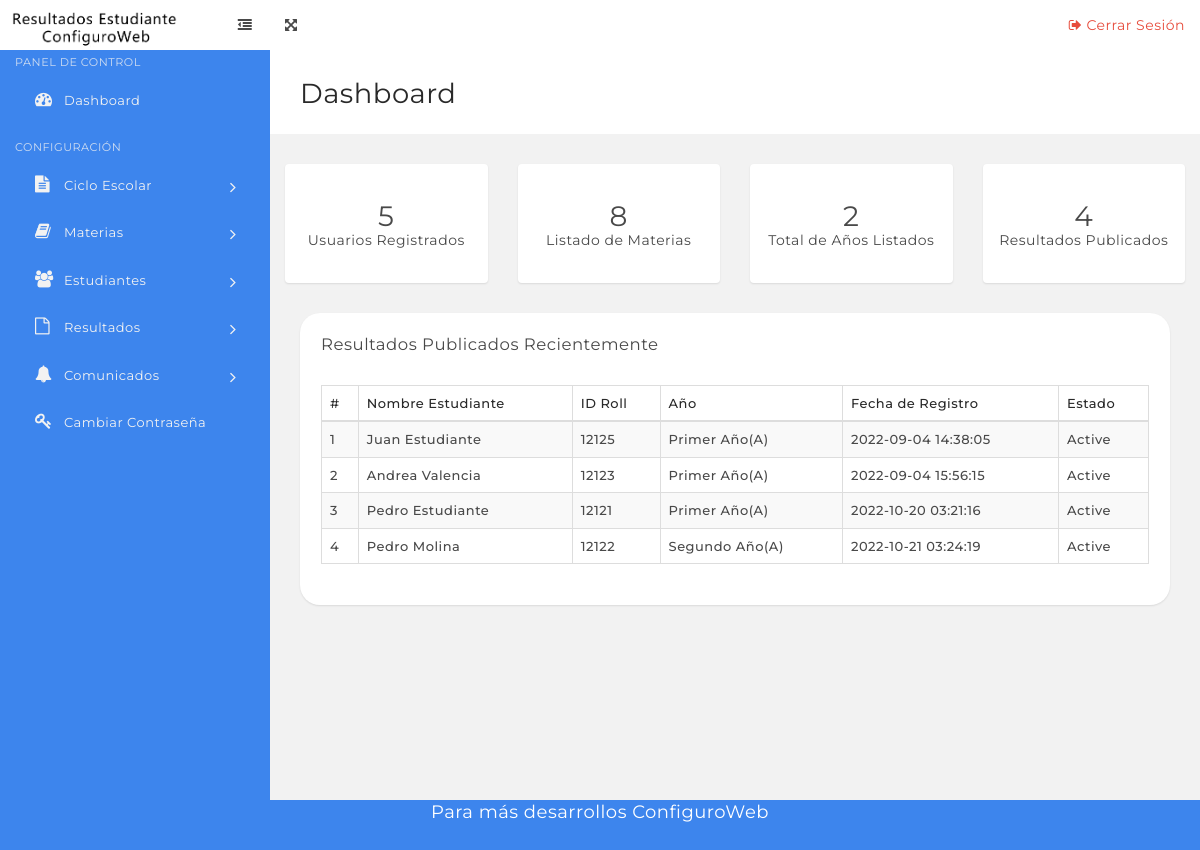
/php/dashboard.php, run on the app's committed database.
### tables this page shows
CREATE TABLE `tblstudents` (
  `StudentId` int(11) NOT NULL,
  `StudentName` varchar(100) DEFAULT NULL,
  `RollId` varchar(100) DEFAULT NULL,
  `StudentEmail` varchar(100) DEFAULT NULL,
  `Gender` varchar(10) DEFAULT NULL,
  `DOB` varchar(100) DEFAULT NULL,
  `ClassId` int(11) DEFAULT NULL,
  `RegDate` timestamp NULL DEFAULT current_timestamp(),
  `UpdationDate` timestamp NULL DEFAULT NULL,
  `Status` int(1) DEFAULT NULL
);

### php/dashboard.php (the view, shortened to what this page needs)
<?php
include('includes/config.php');
if (strlen($_SESSION['alogin']) == "") {
    header("Location: index.php");
} else {
?>
    <?php include('includes/topbar.php'); ?>
    <div class="content-wrapper">
        <div class="content-container">
            <?php include('includes/leftbar.php'); ?>
            <div class="main-page">
                <div class="container-fluid">
                    <div class="row page-title-div">
                        <div class="col-sm-6">
                            <h2 class="title">Dashboard</h2>
                        </div>
                    </div>
                </div>
                <section class="section">
                    <div class="container-fluid">
                        <div class="row">
                            <div class="col-lg-3 col-md-3 col-sm-6 col-xs-12 text-center">
                                <a class="dashboard-stat bg-white" href="manage-students.php">
                                    <?php
                                    $sql1 = "SELECT StudentId from tblstudents ";
                                    $query1 = $dbh->prepare($sql1);
                                    $query1->execute();
                                    $totalstudents = $query1->rowCount();
                                    ?>
                                    <span class="number counter"><?php echo htmlentities($totalstudents); ?></span>
                                    <span class="name">Usuarios Registrados</span>
                                </a>
                            </div>
                            <div class="col-lg-3 col-md-3 col-sm-6 col-xs-12 text-center">
                                <a class="dashboard-stat bg-white" href="manage-subjects.php">
                                    <?php
                                    $sql = "SELECT id from  tblsubjects ";
                                    $query = $dbh->prepare($sql);
                                    $query->execute();
                                    $totalsubjects = $query->rowCount();
                                    ?>
                                    <span class="number counter"><?php echo htmlentities($totalsubjects); ?></span>
                                    <span class="name">Listado de Materias</span>
                                </a>
                            </div>
                            <div class="col-lg-3 col-md-3 col-sm-6 col-xs-12">
                                <a class="dashboard-stat bg-white" href="manage-classes.php">
                                    <?php
                                    $sql2 = "SELECT id from  tblclasses ";
                                    $query2 = $dbh->prepare($sql2);
                                    $query2->execute();
                                    $totalclasses = $query2->rowCount();
                                    ?></span>
                                    <span class="number counter"><?php echo htmlentities($totalclasses); ?></span>
                                    <span class="name">Total de Años Listados</span>
                                </a>
                            </div>
                            <div class="col-lg-3 col-md-3 col-sm-6 col-xs-12 text-center">
                                <a class="dashboard-stat bg-white" href="manage-results.php">
                                    <?php
                                    $sql3 = "SELECT  distinct StudentId from  tblresult ";
                                    $query3 = $dbh->prepare($sql3);
                                    $query3->execute();
                                    $totalresults = $query3->rowCount();
                                    ?></span>
                                    <span class="number counter"><?php echo htmlentities($totalresults); ?></span>
                                    <span class="name">Resultados Publicados</span>
                                </a>
                            </div>
                        </div>
                        <section class="section">
                            <div class="container-fluid">
                                <div class="row">
                                    <div class="col-md-12">
                                        <div class="panel">
                                            <div class="panel-heading">
                                                <div class="panel-title">
                                                    <h5>Resultados Publicados Recientemente</h5>
                                                </div>
                                            </div>
                                            <div class="panel-body p-20">
                                                <table id="example" class="display table table-striped table-bordered" cellspacing="0" width="100%">
                                                    <thead>
                                                        <tr>
                                                            <th>#</th>
                                                            <th>Nombre Estudiante</th>
                                                            <th>ID Roll</th>
                                                            <th>Año</th>
                                                            <th>Fecha de Registro</th>
                                                            <th>Estado</th>
                                                        </tr>
                                                    </thead>
                                                    <tbody>
                                                        <?php $sql = "SELECT  distinct tblstudents.StudentName,tblstudents.RollId,tblstudents.RegDate,tblstudents.StudentId,tblstudents.Status,tblclasses.ClassName,tblclasses.Section from tblresult join tblstudents on tblstudents.StudentId=tblresult.StudentId  join tblclasses on tblclasses.id=tblresult.ClassId";
                                                        $query = $dbh->prepare($sql);
                                                        $query->execute();
                                                        $results = $query->fetchAll(PDO::FETCH_OBJ);
                                                        $cnt = 1;
                                                        if ($query->rowCount() > 0) {
                                                            foreach ($results as $result) {   ?>
                                                                <tr>
                                                                    <td><?php echo htmlentities($cnt); ?></td>
                                                                    <td><?php echo htmlentities($result->StudentName); ?></td>
                                                                    <td><?php echo htmlentities($result->RollId); ?></td>
                                                                    <td><?php echo htmlentities($result->ClassName); ?>(<?php echo htmlentities($result->Section); ?>)</td>
                                                                    <td><?php echo htmlentities($result->RegDate); ?></td>
                                                                    <td><?php if ($result->Status == 1) {
                                                                            echo htmlentities('Active');
                                                                        } else {
                                                                            echo htmlentities('Blocked');
                                                                        }
                                                                        ?></td>
                                                                </tr>
                                                        <?php $cnt = $cnt + 1;
                                                            }
                                                        } ?>
                                                    </tbody>
                                                </table>
                                            </div>
                                        </div>
                                    </div>
                                </div>
                            </div>
                    </div>
            </div>
        </div>
    </div>
    </div>
    <?php include('includes/footer.php'); ?>
<?php } ?>

### php/includes/topbar.php (shortened to what this page needs)
<!DOCTYPE html>
<html lang="en">
<head>
    <link rel="stylesheet" href="assets/css/bootstrap.min.css" media="screen">
    <link rel="stylesheet" href="assets/css/font-awesome.min.css" media="screen">
    <link rel="stylesheet" href="assets/css/animate-css/animate.min.css" media="screen">
    <link rel="stylesheet" href="assets/css/lobipanel/lobipanel.min.css" media="screen">
    <link rel="stylesheet" href="assets/css/toastr/toastr.min.css" media="screen">
    <link rel="stylesheet" href="assets/css/icheck/skins/line/blue.css">
    <link rel="stylesheet" href="assets/css/icheck/skins/line/red.css">
    <link rel="stylesheet" href="assets/css/icheck/skins/line/green.css">
    <link rel="stylesheet" href="assets/css/main.css" media="screen">
    <link rel="stylesheet" href="assets/css/prism/prism.css" media="screen">
</head>
<body class="top-navbar-fixed">
    <div class="main-wrapper">
        <nav class="navbar top-navbar bg-white">
            <div class="container-fluid">
                <div class="row">
                    <div class="navbar-header no-padding">
                        <a class="navbar-brand" target="a_blank" href="https://www.configuroweb.com/46-aplicaciones-gratuitas-en-php-python-y-javascript/#Aplicaciones-gratuitas-en-PHP,-Python-y-Javascript">
                            <img src="assets/images/logo.png" style="Width: 165px">
                        </a>
                        <span class="small-nav-handle hidden-sm hidden-xs"><i class="fa fa-outdent"></i></span>
                    </div>
                    <div class="collapse navbar-collapse" id="navbar-collapse-1">
                        <ul class="nav navbar-nav" data-dropdown-in="fadeIn" data-dropdown-out="fadeOut">
                            <li class="hidden-sm hidden-xs"><a href="#" class="full-screen-handle"><i class="fa fa-arrows-alt"></i></a></li>
                        </ul>
                        <ul class="nav navbar-nav navbar-right" data-dropdown-in="fadeIn" data-dropdown-out="fadeOut">
                            <li>
                                <a href="logout.php" class="color-danger text-center"><i class="fa fa-sign-out"></i> Cerrar Sesión</a>
                            </li>
                        </ul>
                    </div>
                </div>
            </div>
        </nav>

### php/includes/leftbar.php (shortened to what this page needs)
<div class="left-sidebar box-shadow
" style="
    background-color: #3d85ed; ">
    <div class="sidebar-content">
        <div class="sidebar-nav">
            <ul class="side-nav color-gray">
                <li class="nav-header">
                    <span class="">Panel de Control</span>
                </li>
                <li>
                    <a href="dashboard.php"><i class="fa fa-dashboard"></i> <span>Dashboard</span> </a>
                </li>
                <li class="nav-header">
                    <span class="">Configuración</span>
                </li>
                <li class="has-children">
                    <a href="#"><i class="fa fa-file-text"></i> <span>Ciclo Escolar</span> <i class="fa fa-angle-right arrow"></i></a>
                </li>
                <li class="has-children">
                    <a href="#"><i class="fa fa-book"></i> <span>Materias</span> <i class="fa fa-angle-right arrow"></i></a>
                </li>
            </ul>
            <li class="has-children">
                <a href="#"><i class="fa fa-users"></i> <span>Estudiantes</span> <i class="fa fa-angle-right arrow"></i></a>
            </li>
            <li class="has-children">
                <a href="#"><i class="fa fa-file-o"></i> <span>Resultados</span> <i class="fa fa-angle-right arrow"></i></a>
            </li>
            <li class="has-children">
                <a href="#"><i class="fa fa-bell"></i> <span>Comunicados</span> <i class="fa fa-angle-right arrow"></i></a>
            </li>
            <li><a href="change-password.php"><i class="fa fa-key"></i> <span> Cambiar Contraseña </span></a></li>
        </div>
    </div>
</div>

### php/includes/footer.php (shortened to what this page needs)
<link rel="stylesheet" href="assets/js/amcharts/plugins/export/export.css" type="text/css" media="all" />
</body>
<!DOCTYPE html>
<html>
<head>
</head>
<body>
    <div class="footer">
        <p> <a style="color:white; font-size:large;" href="https://www.configuroweb.com/46-aplicaciones-gratuitas-en-php-python-y-javascript/#Aplicaciones-gratuitas-en-PHP,-Python-y-Javascript">Para más desarrollos ConfiguroWeb</a></p>
    </div>
</body>
</html>

### php/includes/footer.php (style rules this page uses)
.footer { position: fixed; left: 0; bottom: 0; width: 100%; background-color: #3d85ed; color: white; text-align: center; }

### data on the page
tblstudents: StudentName "Juan Estudiante", RollId "12125", ClassName "Primer Año", Section "A", RegDate "2022-09-04 14:38:05"
tblstudents: StudentName "Andrea Valencia", RollId "12123", ClassName "Primer Año", Section "A", RegDate "2022-09-04 15:56:15"
tblstudents: StudentName "Pedro Estudiante", RollId "12121", ClassName "Primer Año", Section "A", RegDate "2022-10-20 03:21:16"
tblstudents: StudentName "Pedro Molina", RollId "12122", ClassName "Segundo Año", Section "A", RegDate "2022-10-21 03:24:19"

### other printed values
$totalstudents "5"
$totalsubjects "8"
$totalclasses "2"
$totalresults "4"
